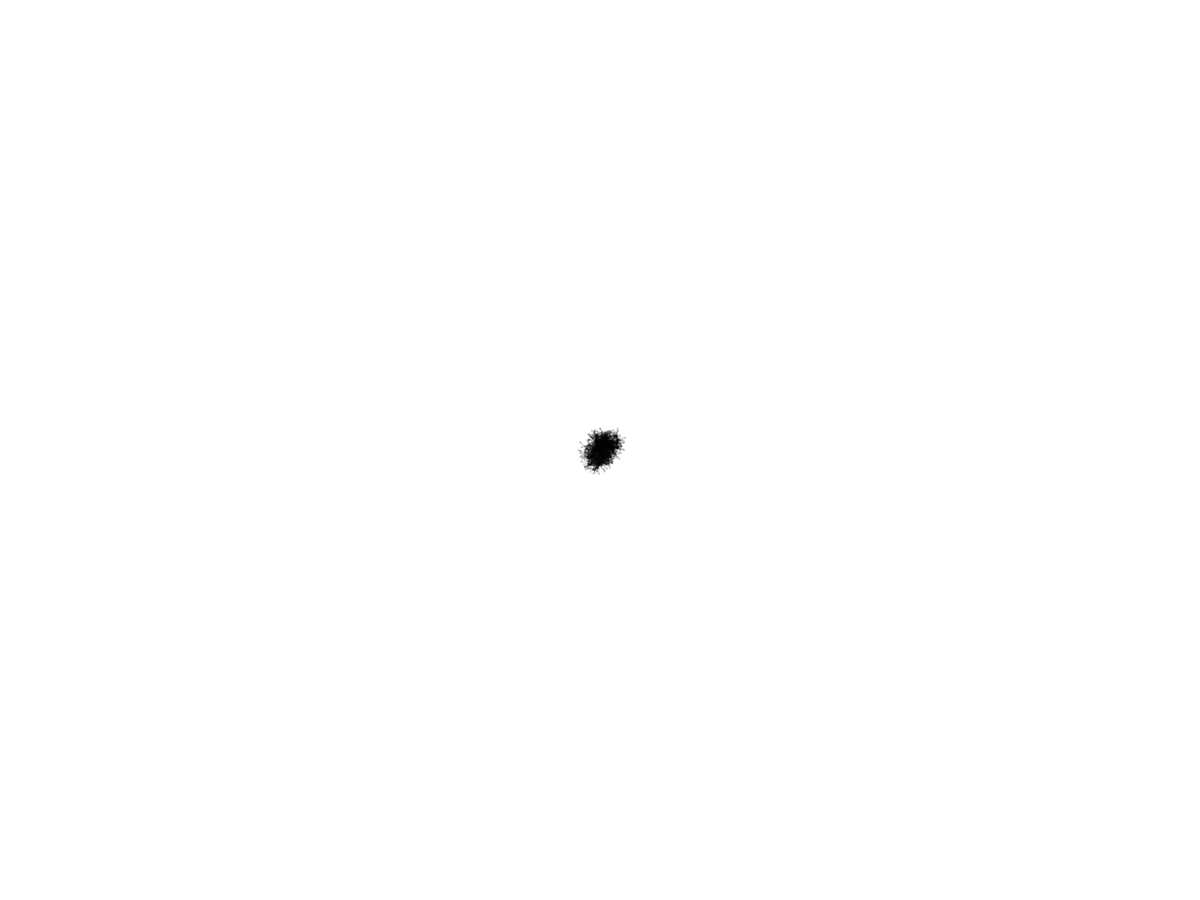
Frame 1 (no input)
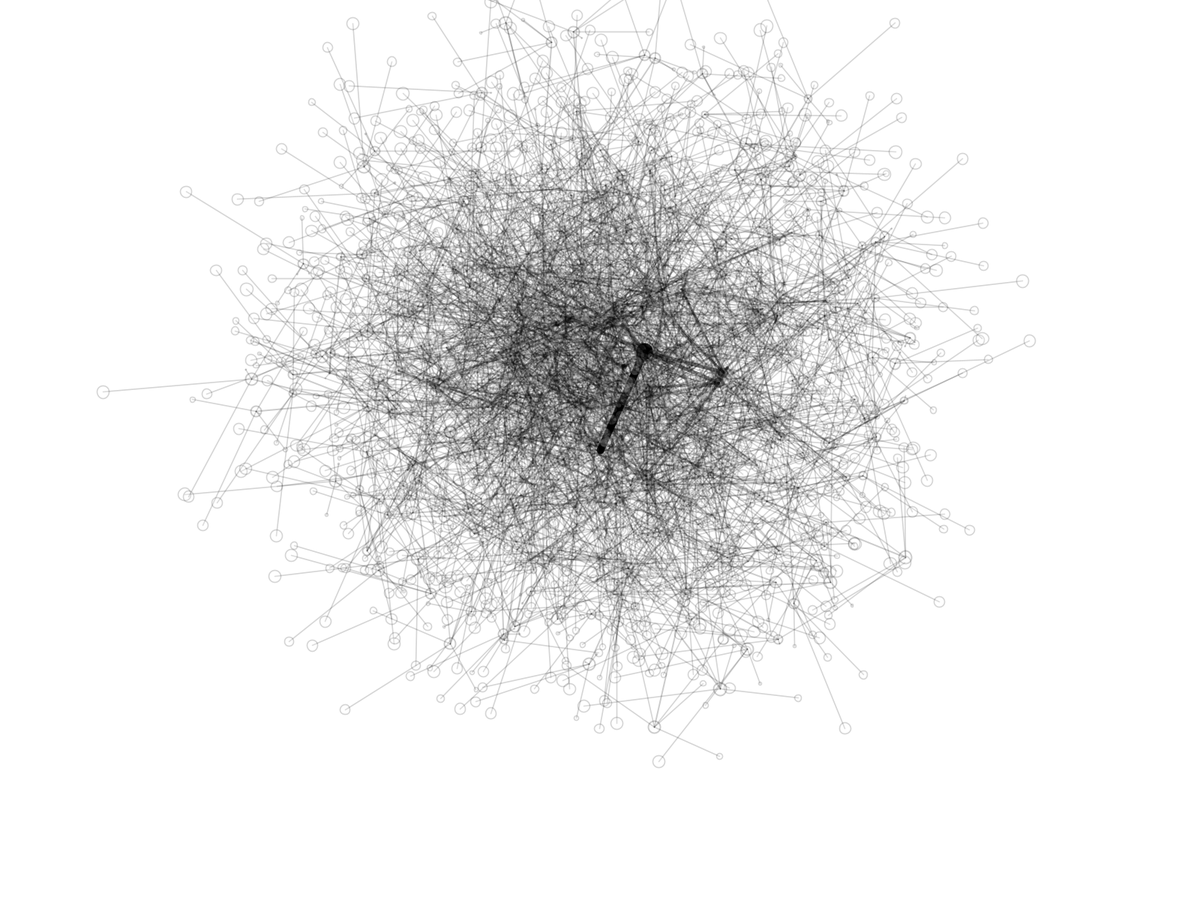
Frame 60 (the mouse pressed at the canvas centre just before this capture)
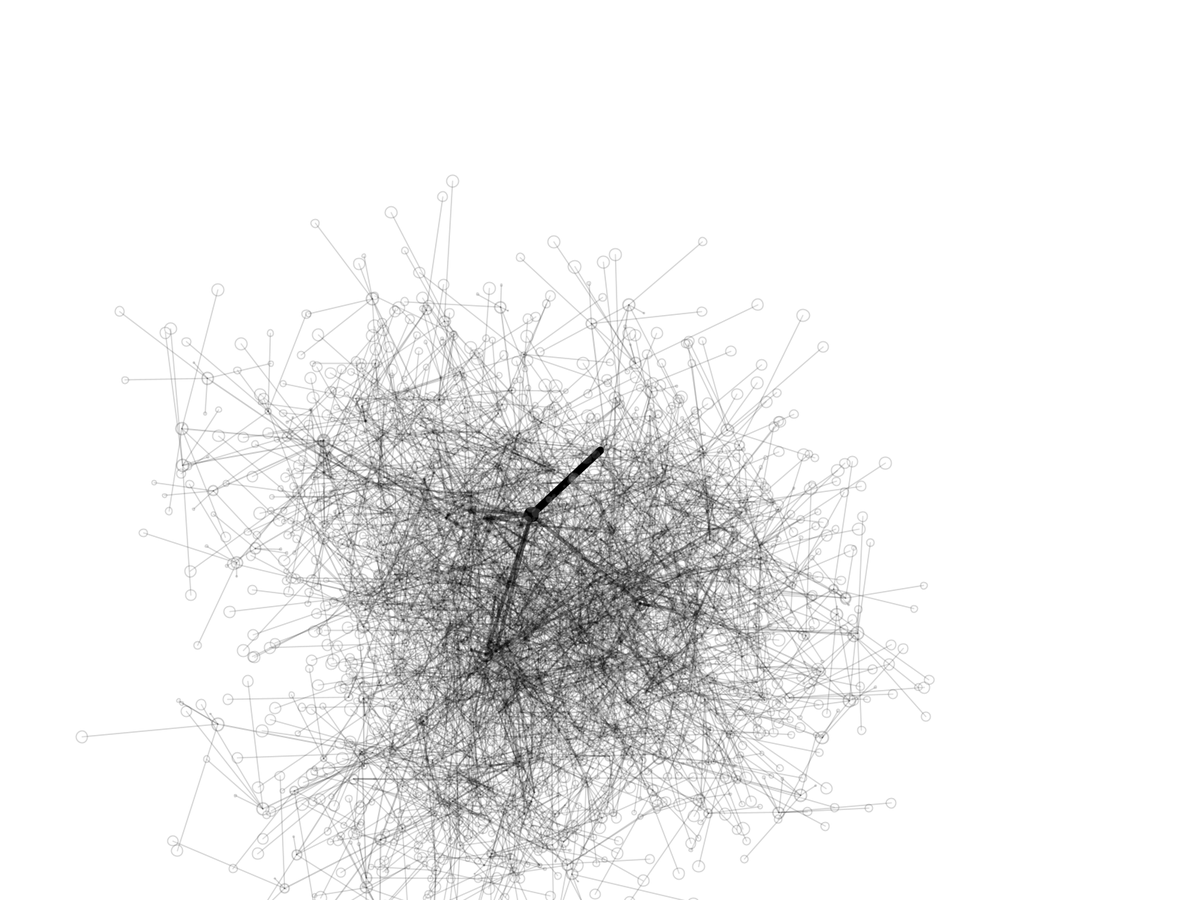
Frame 120 (the mouse held since frame 60 and released just before this capture)

The Processing sketch that drew these frames (run headless with seeded random() and noise(); from frame 60 on, the mouse is pressed at the canvas centre):

// Processing sketch: treeUpdate
// ── treeUpdate.pde
int _numChildren = 5;   //何個枝分かれするか
int _maxLevels = 6;    //どれくらい枝のpointを作るか

Branch _trunk;      // the trunk of our fractal "tree"

// ======================= init

void setup() {
  //size(750,500);
  fullScreen();
  background(255);
  noFill();
  smooth();
  newTree();
}

void newTree() {
  _trunk = new Branch(1, 0, width/2, 50);
  _trunk.drawMe();
}

void draw() {
  background(255);
  _trunk.updateMe(width/2, height/2);
  _trunk.drawMe();
}


// ======================= Branch object

class Branch {
  float level, index;  
  float x, y;
  float endx, endy;
  
  float strokeW, alph;     // drawing style
  float len, lenChange;    // line length 
  float rot, rotChange;    // rotation

  Branch [] children = new Branch[0];  // array of children
  
  Branch(float lev, float ind, float ex, float why) {
   level = lev; 
   index = ind;
   
   //levelが上がるに伴って細くするため
   strokeW = (1/level) * 10;
   //levelに伴って薄くする
   alph = 255 / level;
   //levelが大きくなるに伴って短くする
   len = (1/level) * random(20);
   //ランダムに回る
   rot = random(360);
   lenChange = random(10) - 5;
   rotChange = random(10) - 5;

   updateMe(ex, why);
   // make children
   if (level < _maxLevels) {  
     children = new Branch[_numChildren];
     for (int x=0; x<_numChildren; x++) {
       children[x] = new Branch(level+1, x, endx, endy);
     }
   }
  }
  
  void updateMe(float ex, float why) {
   x = ex;
   y = why;
   
   //一定時間で回転する
   rot += rotChange; 
   //角度を大きくしないために
   if (rot > 360) { rot = 0; }    
   else if (rot < 0) { rot = 360; }  
   
   len -= lenChange;    
   if (len < 0) { lenChange *= -1; }    
   else if (len > 200) { lenChange *= -1; }  
   
   float radian = radians(rot);  
   endx = x + (len * cos(radian));  
   endy = y + (len * sin(radian));  
   
   for (int i=0; i<children.length; i++) {  
     children[i].updateMe(endx, endy);  
   }            
  }

  
  void drawMe() {
   strokeWeight(strokeW);
   stroke(0, alph);
   fill(255, alph);
   line(x, y, endx, endy);
   ellipse(endx, endy, len/12, len/12);      
   for (int i=0; i<children.length; i++) {  
       children[i].drawMe();      
   }            
 }

  
}
